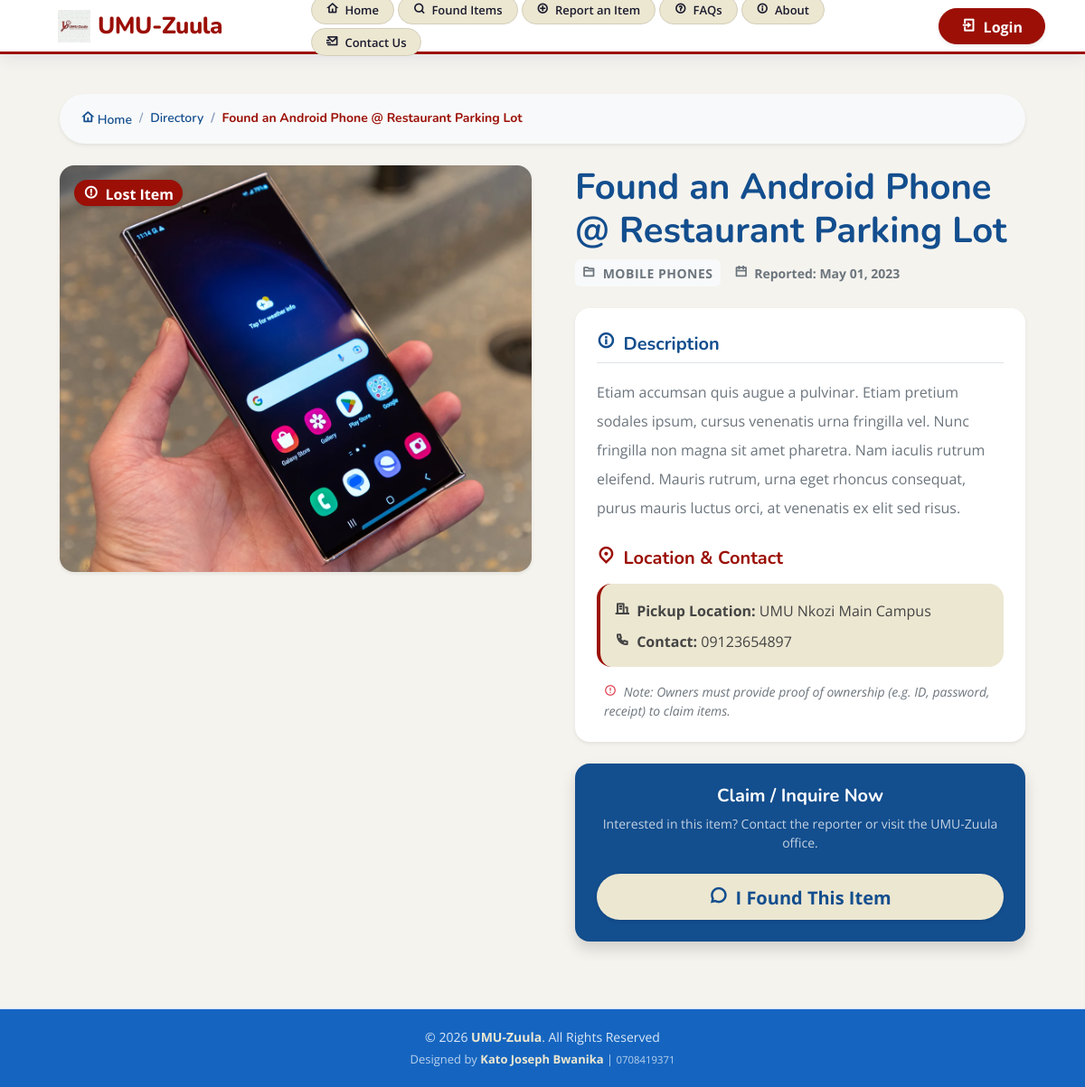
The app's page /?page=item_detail&id=3 with its own data.
### tables this page shows
CREATE TABLE `item_list` (
  `id` bigint(30) NOT NULL,
  `category_id` bigint(30) NOT NULL,
  `fullname` text NOT NULL,
  `title` text NOT NULL,
  `description` text NOT NULL,
  `contact` text NOT NULL,
  `image_path` text DEFAULT NULL,
  `status` tinyint(1) NOT NULL DEFAULT 0,
  `created_at` datetime NOT NULL DEFAULT current_timestamp(),
  `updated` datetime DEFAULT NULL ON UPDATE current_timestamp()
);

CREATE TABLE `category_list` (
  `id` bigint(30) NOT NULL,
  `name` text NOT NULL,
  `description` text NOT NULL,
  `status` tinyint(1) NOT NULL DEFAULT 1,
  `created_at` datetime NOT NULL DEFAULT current_timestamp(),
  `updated_at` datetime DEFAULT NULL ON UPDATE current_timestamp()
);

### classes/DBConnection.php (called while the page is built, shortened)
<?php
class DBConnection{
    private $host = DB_SERVER;
    private $username = DB_USERNAME;
    private $password = DB_PASSWORD;
    private $database = DB_NAME;
    public $conn;
    public $pdo;
    public function __construct(){
        if (!isset($this->conn)) {
            $this->conn = new mysqli($this->host, $this->username, $this->password, $this->database);
        }
        if (!isset($this->pdo)) {
            $dsn = "mysql:host={$this->host};dbname={$this->database};charset=utf8mb4";
            $options = [
                PDO::ATTR_ERRMODE            => PDO::ERRMODE_EXCEPTION,
                PDO::ATTR_DEFAULT_FETCH_MODE => PDO::FETCH_ASSOC,
                PDO::ATTR_EMULATE_PREPARES   => false,
            ];
            try {
                $this->pdo = new PDO($dsn, $this->username, $this->password, $options);
            } catch (\PDOException $e) {
                throw new \PDOException($e->getMessage(), (int)$e->getCode());
            }
        }
    }
}
?>

### config.php (called while the page is built, shortened)
<?php
require_once('classes/DBConnection.php');
require_once('classes/SystemSettings.php');
function validate_image($file){
    global $_settings;
	if(!empty($file)){
        $ex = explode("?",$file);
        $file = $ex[0];
        $ts = isset($ex[1]) ? "?".$ex[1] : '';
		if(is_file(base_app.$file)){
			return base_url.$file.$ts;
		}else{
			return base_url.($_settings->info('logo'));
		}
	}else{
		return base_url.($_settings->info('logo'));
	}
}
?>

### item_detail.php (the view, shortened to what this page needs)
<?php
require_once('classes/DBConnection.php');
$db = new DBConnection();
$id = isset($_GET['id']) ? (int)$_GET['id'] : 0;
$stmt = $db->pdo->prepare("SELECT i.*, c.name as category_name FROM item_list i LEFT JOIN category_list c ON i.category_id = c.id WHERE i.id = :id");
$stmt->execute([':id' => $id]);
$item = $stmt->fetch();
?>
<div class="container py-4">
    <nav aria-label="breadcrumb" class="mb-4">
        <ol class="breadcrumb bg-light p-3 rounded-pill shadow-sm px-4">
            <li class="breadcrumb-item"><a href="./" style="color:#134E8E;"><i class="ri-home-4-line"></i> Home</a></li>
            <li class="breadcrumb-item"><a href="./?page=items" style="color:#134E8E;">Directory</a></li>
            <li class="breadcrumb-item active fw-bold" aria-current="page" style="color:#9B0F06;"><?= htmlspecialchars($item['title']) ?></li>
        </ol>
    </nav>
    <div class="row g-4">
        <div class="col-lg-6">
            <div class="card border-0 shadow-sm rounded-4 overflow-hidden mb-3">
                <div class="position-absolute top-0 start-0 p-3 z-3">
                    <?php if($item['status'] == 1): ?>
                        <span class="badge rounded-pill fs-6 shadow-sm bg-danger">
                            <i class="ri-error-warning-line me-1"></i> Lost Item
                        </span>
                    <?php elseif($item['status'] == 2): ?>
                        <span class="badge rounded-pill fs-6 shadow-sm bg-success">
                            <i class="ri-checkbox-circle-line me-1"></i> Found Item
                        </span>
                    <?php elseif($item['status'] == 3): ?>
                        <span class="badge rounded-pill fs-6 shadow-sm bg-primary">
                            <i class="ri-checkbox-circle-line me-1"></i> Claimed / Resolved
                        </span>
                    <?php else: ?>
                        <span class="badge rounded-pill fs-6 shadow-sm bg-secondary">
                            <i class="ri-time-line me-1"></i> Pending Review
                        </span>
                    <?php endif; ?>
                </div>
                <?php if(!empty($item['image_path'])): ?>
                    <img src="<?= validate_image($item['image_path']) ?>" class="img-fluid w-100" style="height: 450px; object-fit: cover;">
                <?php else: ?>
                    <div class="d-flex align-items-center justify-content-center" style="height: 400px; background: #ECE7D1;">
                        <i class="ri-image-line" style="font-size: 5rem; color:#134E8E; opacity:0.3;"></i>
                    </div>
                <?php endif; ?>
            </div>
        </div>
        <div class="col-lg-6">
            <div class="ps-lg-4">
                <h1 class="fw-bold mb-2" style="color:#134E8E;"><?= htmlspecialchars($item['title']) ?></h1>
                <div class="d-flex align-items-center gap-3 text-muted mb-4 small fw-bold">
                    <span class="px-2 py-1 bg-light rounded text-uppercase" style="letter-spacing:0.5px;"><i class="ri-folder-2-line me-1"></i> <?= htmlspecialchars($item['category_name']) ?></span>
                    <span><i class="ri-calendar-line me-1"></i> Reported: <?= date("M d, Y", strtotime($item['created_at'])) ?></span>
                </div>
                <div class="card border-0 shadow-sm rounded-4 mb-4">
                    <div class="card-body p-4">
                        <h5 class="fw-bold mb-3 border-bottom pb-2" style="color:#134E8E;"><i class="ri-information-line me-1"></i> Description</h5>
                        <div class="lh-lg mb-4 text-muted">
                            <?= nl2br(htmlspecialchars_decode($item['description'])) ?>
                        </div>
                        <h5 class="fw-bold mb-3 mt-4" style="color:#9B0F06;"><i class="ri-map-pin-2-line me-1"></i> Location & Contact</h5>
                        <div class="p-3 rounded-4 border-start border-4" style="background:#ECE7D1; border-color:#9B0F06 !important;">
                            <p class="mb-2"><strong><i class="ri-building-line me-1"></i> Pickup Location:</strong> <?= htmlspecialchars($item['pickup_location'] ?? 'UMU Nkozi Main Campus') ?></p>
                            <p class="mb-0"><strong><i class="ri-phone-line me-1"></i> Contact:</strong> <?= htmlspecialchars($item['contact'] ?? 'Office of the Dean') ?></p>
                        </div>
                        <div class="mt-3 text-muted small px-2">
                            <i class="ri-error-warning-line me-1 text-danger"></i> <em>Note: Owners must provide proof of ownership (e.g. ID, password, receipt) to claim items.</em>
                        </div>
                    </div>
                </div>
                <div class="card border-0 shadow rounded-4 overflow-hidden" style="background:#134E8E;">
                    <div class="card-body p-4 text-center text-white">
                        <h5 class="fw-bold mb-2">Claim / Inquire Now</h5>
                        <p class="opacity-75 small mb-4">Interested in this item? Contact the reporter or visit the UMU-Zuula office.</p>
                        <?php if($item['status'] == 2): ?>
                            <button onclick="alert_toast('Feature Coming Soon! Please visit the office located at Nkozi Main Campus.')" class="btn btn-lg w-100 rounded-pill fw-bold shadow-sm" style="background:#ECE7D1; color:#134E8E;">
                                <i class="ri-question-answer-line me-1"></i> This is My Item
                            </button>
                        <?php else: ?>
                            <button onclick="alert_toast('Feature Coming Soon! Please contact the student/office directly.')" class="btn btn-lg w-100 rounded-pill fw-bold shadow-sm" style="background:#ECE7D1; color:#134E8E;">
                                <i class="ri-chat-3-line me-1"></i> I Found This Item
                            </button>
                        <?php endif; ?>
                    </div>
                </div>
            </div>
        </div>
    </div>
</div>

### assets/css/style.css (style rules this page uses)
:root { scroll-behavior: smooth; }
body { font-family: "Open Sans", sans-serif; background: #f6f9ff; color: #444444; }
a { color: #4154f1; text-decoration: none; }
h1, h2, h3, h4, h5, h6 { font-family: "Nunito", sans-serif; }
.card { margin-bottom: 30px; border: none; border-radius: 5px; box-shadow: 0px 0 30px rgba(1, 41, 112, 0.1); }
.card-body { padding: 0 20px 20px 20px; }
.breadcrumb { font-size: 14px; font-family: "Nunito", sans-serif; color: #899bbd; font-weight: 600; }
.breadcrumb a { color: #899bbd; transition: 0.3s; }
.breadcrumb .breadcrumb-item::before { color: #899bbd; }
.breadcrumb .active { color: #51678f; font-weight: 600; }

### assets/css/custom.css (style rules this page uses)
:root { --zuula-primary: #9B0F06; --zuula-secondary: #134E8E; --zuula-accent: #ECE7D1; --zuula-dark: #1a1a2e; --zuula-text: #2d2d2d; }
.card { border: none !important; border-radius: 16px !important; overflow: hidden; transition: transform 0.3s ease, box-shadow 0.3s ease; }
body { background-color: #f5f3ee !important; }
.badge.bg-danger { background: var(--zuula-primary) !important; }
.card { animation: fadeInUp 0.5s ease-out; }

### records on screen
item_list: title "Found an Android Phone @ Restaurant Parking Lot", image_path (picture), category.name "MOBILE PHONES", created_at "May 01, 2023", description "Etiam accumsan quis augue a pulvinar. Etiam pretium sodales ipsum, cursus venenatis urna fringilla vel. Nunc fringilla non magna sit amet pharetra. Nam iaculis rutrum eleifend. Mauris rutrum, urna eget rhoncus consequat, purus mauris luctus orci, at venenatis ex elit sed risus.", contact "09123654897"

### other values on screen
$_settings->info('short_name') "UMU-Zuula"
$item['pickup_location'] "UMU Nkozi Main Campus"
